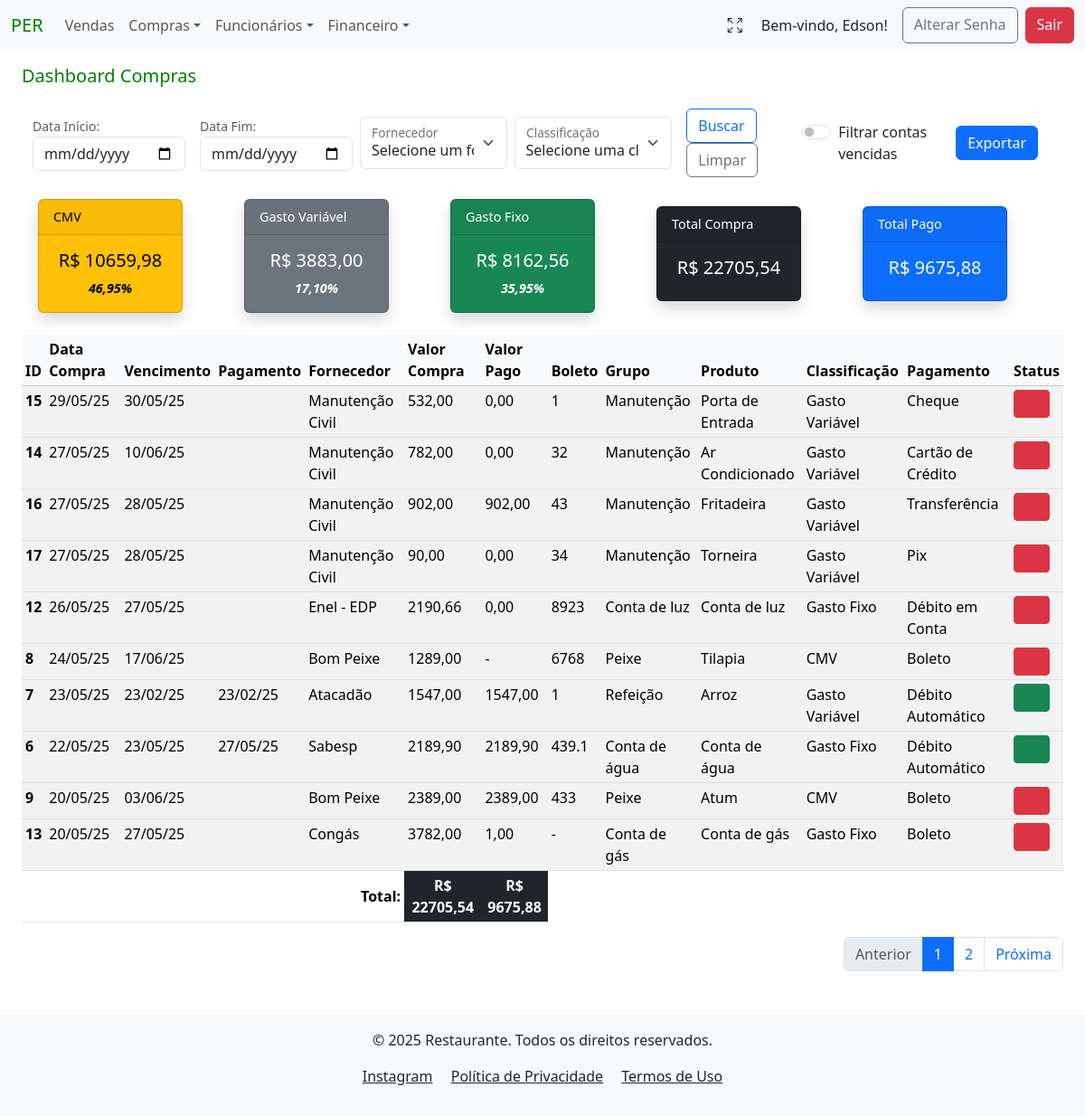
The app's page /dashboard_compras (signed in), older data.
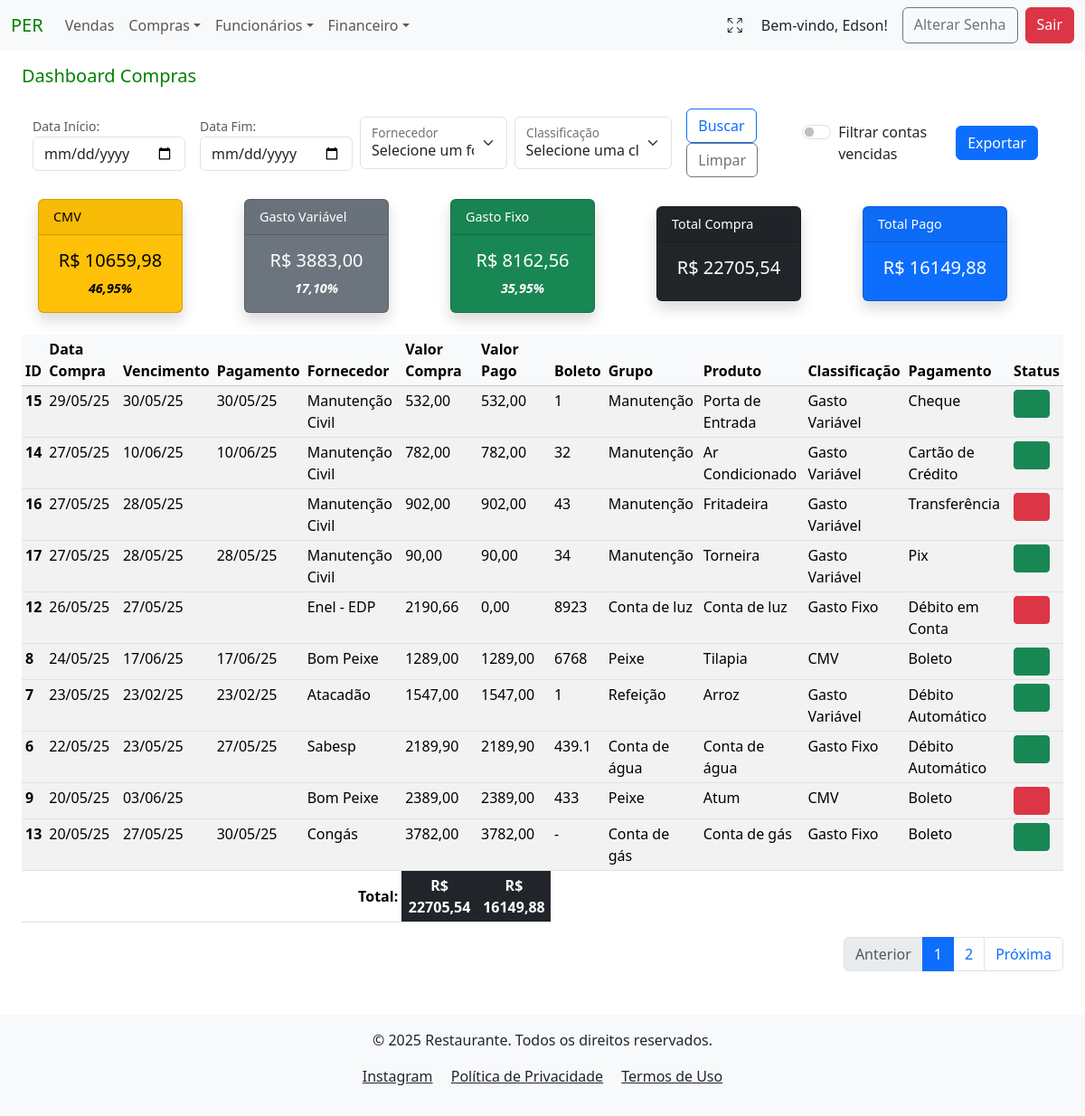
The same page, newer data.
### compras/models.py (models this page shows)
class Compras(models.Model):
    classificacao_choices = [
                        ('CMV', 'CMV'),
                        ('Gasto Fixo', 'Gasto Fixo'),
                        ('Gasto Variável', 'Gasto Variável')
                        ]
    tipo_pagamento = [
                    ('Dinheiro', 'Dinheiro'),
                    ('Cartão de Crédito', 'Cartão de Crédito'),
                    ('Cartão Débito', 'Cartão Débito'),
                    ('Pix', 'Pix'),
                    ('Cheque', 'Cheque'),
                    ('Transferência', 'Transferência'),
                    ('Boleto', 'Boleto'),
                    ('Débito em Conta', 'Débito em Conta')
    ]
    tenant = models.ForeignKey(Tenant, on_delete=models.CASCADE)
    created_at = models.DateTimeField(auto_now_add=True)
    data_compra = models.DateField(verbose_name="Data da Venda", null=False, blank=False)
    data_vencimento = models.DateField(verbose_name="Data do Vencimento", null=True, blank=False)
    data_pagamento = models.DateField(verbose_name="Data do Pagamento", null=True, blank=True)
    fornecedor = models.ForeignKey(Fornecedor, on_delete=models.PROTECT, verbose_name="Fornecedor", null=False, blank=False)
    valor_compra = models.DecimalField(verbose_name="Valor da Compra", max_digits=9, decimal_places=2, null=False, blank=False)
    valor_pago = models.DecimalField(verbose_name="Valor de Pagamento", max_digits=9, decimal_places=2, null=True, blank=True)
    qtd = models.CharField(verbose_name="Quantidade", max_length=10, null=True, blank=True)
    numero_boleto = models.CharField(verbose_name="Boleto", max_length=10, null=True, blank=True)
    grupo_produto = models.CharField(verbose_name="Grupo do Produto", max_length=20, null=True, blank=False)
    produto = models.CharField(verbose_name="Produto", max_length=20, null=True, blank=False)
    classificacao = models.CharField(verbose_name="Classificação", choices=classificacao_choices, max_length=20, null=True, blank=False)
    forma_pagamento = models.CharField(verbose_name="Forma de Pagamento", choices=tipo_pagamento, max_length=17, null=True, blank=False)
    observacao = models.CharField(verbose_name="Observação", max_length=35, null=True, blank=True)
    author = models.ForeignKey(settings.AUTH_USER_MODEL, on_delete=models.PROTECT, blank=False, default=1)
    dt_atualizado = models.DateTimeField(auto_now=True, null=False, blank=False)

class Fornecedor(models.Model):
    tenant = models.ForeignKey(Tenant, on_delete=models.CASCADE)
    created_at = models.DateTimeField(auto_now_add=True)
    nome_empresa = models.CharField(verbose_name="Fornecedor", max_length=50, blank=False)
    cnpj = models.CharField(verbose_name="CNPJ", max_length=14, null=True, blank=True)
    nome_contato = models.CharField(verbose_name="Contato", max_length=35, null=True, blank=True)
    telefone = models.CharField(verbose_name="Telefone", max_length=15, null=True, blank=True)
    email = models.CharField(verbose_name="E-mail", max_length=40, null=True, blank=True)
    endereco = models.CharField(verbose_name="Endereço", max_length=255, null=True, blank=True)
    cep = models.CharField(verbose_name="CEP", max_length=8, null=True, blank=True)
    numero = models.CharField(verbose_name="Número", max_length=10, null=True, blank=True)
    bairro = models.CharField(verbose_name="Bairro", max_length=20, null=True, blank=True)
    cidade = models.CharField(verbose_name="Cidade", max_length=30, null=True, blank=True)
    author = models.ForeignKey(settings.AUTH_USER_MODEL, on_delete=models.PROTECT, blank=False, default=1)
    dt_atualizado = models.DateTimeField(auto_now=True, null=False, blank=False)
    class Meta:
        unique_together = ('tenant', 'nome_empresa')
        verbose_name = "Fornecedor"
        verbose_name_plural = "Fornecedores"
    def __str__(self):
        return f"{self.nome_empresa}"

### financeiro/views.py (the view)
# urls.py: path('dashboard_compras', DashboardComprasView.as_view(), name='dashboard_compras'),
class DashboardComprasView(DashboardBaseView):
    def get(self, request):
        today = timezone.now().date()
        data_inicio = request.GET.get('data_inicio')
        data_fim = request.GET.get('data_fim')
        classificacao_selecionado = request.GET.getlist('classificacao')
        fornecedores_selecionado = request.GET.getlist('fornecedor')
        tenant = getattr(request.user, 'tenant', None)  # Obter o tenant do usuário logado
        filtrar_vencidas = request.GET.get('filtrar_vencidas') == 'on'
        compras = Compras.objects.filter(tenant=self.request.user.tenant).order_by('-data_compra')
        filtros = FiltrosFinanceiro(
            data_inicio=data_inicio,
            data_fim=data_fim,
            campo_data='data_compra',
            classificacao=classificacao_selecionado,
            fornecedor=fornecedores_selecionado,
            tenant=tenant)
        compras_filtradas = filtros.aplicar_filtros(compras)
        if filtrar_vencidas:
            compras_filtradas = compras_filtradas.filter(
                Q(data_vencimento__lt=today) & Q(data_pagamento__isnull=True)
            )
        paginator = Paginator(compras_filtradas, 10)  # Exibe 10 registros por página
        page_number = self.request.GET.get('page')
        compras_paginadas = paginator.get_page(page_number)
        totais_compras = self.calcular_totais_compras(compras_filtradas)
        fornecedores = Compras.objects.filter(tenant=tenant).values('fornecedor__id', 'fornecedor__nome_empresa').distinct()
        classificacao = Compras.objects.filter(tenant=tenant).values('classificacao').distinct()
        context = {
            **totais_compras,
            'today': today, # Data atual para comparação com vencimentos
            'data_inicio': data_inicio,
            'data_fim': data_fim,
            'campo_data': 'data_compra',
            'compras': compras_filtradas,
            'fornecedores_selecionados': fornecedores_selecionado,
            'fornecedores': fornecedores,
            'classificacao_selecionado': classificacao_selecionado,
            'classificacao': classificacao,
            'filtrar_vencidas': filtrar_vencidas, #Filtro de radio
            'compras_paginadas': compras_paginadas,
        }
        return render(request, 'financeiro/dashboard_compras.html', context)

### project/context_processors.py (called while the page is built)
def tenant_context(request):
    return {
        'tenant': request.GET.get('tenant', None),
    }

### financeiro/templates/financeiro/dashboard_compras.html (shortened to what this page needs)
{% extends 'global/base.html' %}
{% load cache %}
{% block content %}
<h5 class="mb-4 mt-3" style="color: green;">Dashboard Compras</h5>
    <div class="container-fluid">
        <form id="filtro-form" action="" method="GET" class="d-flex align-items-center">
                <div class="mb-2 me-2">
                    <small for="data_inicio" class="form-text">Data Início:</small>
                    <input type="date" class="form-control" id="data_inicio" name="data_inicio" value="{{ data_inicio }}">
                </div>
                <div class="mb-2 ms-2 me-2">
                    <small for="data_fim" class="form-text">Data Fim:</small>
                    <input type="date" class="form-control" id="data_fim" name="data_fim" value="{{ data_fim }}">
                </div>
                <div class="form-floating mb-2 me-2">
                    <select class="form-select" id="floatingSelect" name="fornecedor" aria-label="Floating label select example">
                        <option value="">Selecione um fornecedor</option>
                </select>
                <label for="floatingSelect">Fornecedor</label>
                </div>
                <div class="form-floating mb-2 me-2">
                    <select class="form-select" id="floatingSelect" name="classificacao" aria-label="Floating label select example">
                        <option value="">Selecione uma classificação</option>
                </select>
                <label for="floatingSelect">Classificação</label>
            </div>
            <div class="mb-2 ms-2 me-2">
                <button type="submit" class="btn btn-outline-primary me-2" name="buscar_compras">Buscar</button>
                <a href="{% url 'dashboard_compras' %}?tenant={{ tenant }}" class="btn btn-outline-secondary me-2">Limpar</a>
            </div>
            <div class="form-check form-switch mb-2 me-2">
                <input class="form-check-input" type="checkbox" role="switch" id="flexSwitchCheckDefault" name="filtrar_vencidas" {% if filtrar_vencidas %}checked{% endif %} onchange="document.getElementById('filtro-form').submit();">
                <label class="form-check-label" for="flexSwitchCheckDefault">Filtrar contas vencidas</label>
            </div>
            <div class="mb-2 ms-2 me-2">
                <a href="{% url 'exportar_compras' %}?tenant={{ tenant }}" class="btn btn-primary me-2">
                     Exportar
                </a>
            </div>
        </form>
    </div>
        {% if compras %}
            <div>
                <div class="justify-content-around flex-wrap mt-3">
                    {% include 'financeiro/cards/cards_compras.html' %}
                </div>
                <div class="mt-3">
                    {% include 'financeiro/table/tabela_compras.html' %}
        {% else %}
            <div class="container">
                <div class="alert alert-warning mt-3" role="alert">
                    Não há compras para o filtro selecionado cadastradas.
                </div>
            </div>
        {% endif %}
{% endblock content %}

### financeiro/templates/financeiro/table/tabela_compras.html (shortened to what the changed rows need)
<div class="col-md-12 mt-2">
    <div class="table-responsive">
        <table class="table table-sm table-striped table-hover mt-2">
            <thead class="table-light">
                <tr>
                    <th scope="col">ID</th>
                    <th scope="col">Data Compra</th>
                    <th scope="col">Vencimento</th>
                    <th scope="col">Pagamento</th>
                    <th scope="col">Fornecedor</th>
                    <th scope="col">Valor Compra</th>
                    <th scope="col">Valor Pago</th>
                    <th scope="col">Boleto</th>
                    <th scope="col">Grupo</th>
                    <th scope="col">Produto</th>
                    <th scope="col">Classificação</th>
                    <th scope="col">Pagamento</th>
                    <th scope="col">Status</th>
                </tr>
            </thead>
            <tbody>
                {% for compra in compras_paginadas %}
                    <tr>
                        <th scope="row">{{ compra.pk }}</th>
                        <td>{{ compra.data_compra|date:"d/m/y" }}</td>
                        <td>{{ compra.data_vencimento|date:"d/m/y" }}</td>
                        <td>{{ compra.data_pagamento|date:"d/m/y" }}</td>
                        <td>{{ compra.fornecedor }}</td>
                        <td>{{ compra.valor_compra|floatformat:2|default:"-" }}</td>
                        <td>{{ compra.valor_pago|floatformat:2|default:"-" }}</td>
                        <td>{{ compra.numero_boleto|default:"-" }}</td>
                        <td>{{ compra.grupo_produto|default:"-" }}</td>
                        <td>{{ compra.produto|default:"-" }}</td>
                        <td>{{ compra.classificacao|default:"-" }}</td>
                        <td>{{ compra.forma_pagamento|default:"-" }}</td>
                        <td>
                            <span
                                class="btn btn-sm
                                {% if compra.data_vencimento < today and not compra.data_pagamento %}
                                    btn-danger
                                {% else %}
                                    btn-success
                                {% endif %}"
                                >&nbsp;&nbsp;&nbsp;&nbsp;&nbsp;&nbsp;
                            </span>
                        </td>
                    </tr>
                {% endfor %}
            </tbody>
            <tfoot>
                <tr>
                    <td colspan="5" class="text-end fw-bold">Total:</td>
                    <td class="bg-dark text-white fw-bold text-center">R$ {{ total_compras|floatformat:2 }}</td>
                    <td class="bg-dark text-white fw-bold text-center">R$ {{ total_pago|floatformat:2 }}</td>
                </tr>
            </tfoot>
        </table>
    </div>
</div>
    </div>
</div>

Row changes from the older to the newer data that the page shows:
changed Compras "Porta de Entrada": data_pagamento (not shown) → "30/05/25"; valor_pago "0,00" → "532,00"
changed Compras "Ar Condicionado": data_pagamento (not shown) → "10/06/25"; valor_pago "0,00" → "782,00"
changed Compras "Torneira": data_pagamento (not shown) → "28/05/25"; valor_pago "0,00" → "90,00"
changed Compras "Tilapia": data_pagamento (not shown) → "17/06/25"; valor_pago "-" → "1289,00"
changed Compras "Conta de gás": data_pagamento (not shown) → "30/05/25"; valor_pago "1,00" → "3782,00"
Text that changed along with them:
{{ total_pago|floatformat:2 }}: "9675,88" → "16149,88"
